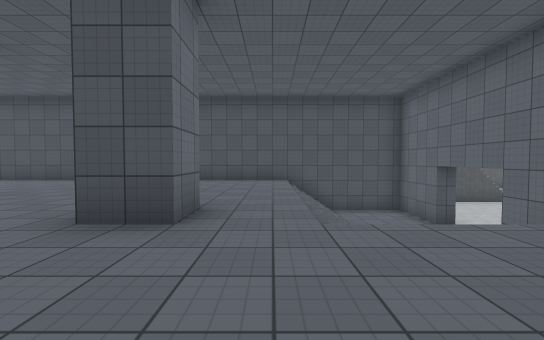
view 1 (above)

13 first-person views from a walk through a scene from a Unity 3-D project. The camera is 1.3 m above the floor, tilts 2° down and sees 90° across. The floor is counted in squares, 2 m on a side. Each view is taken from the middle of a square. On the plan, view 1 faces up. The plan holds only what a view shows up to about 9 squares ahead; the rest is blank. The place goes on beyond the plan. The player character is not drawn. Some surface patterns are stand-ins.

view 2
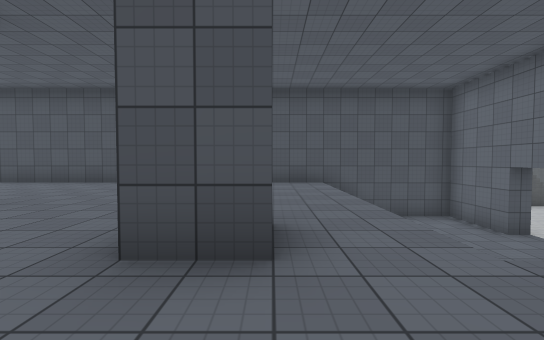

view 3
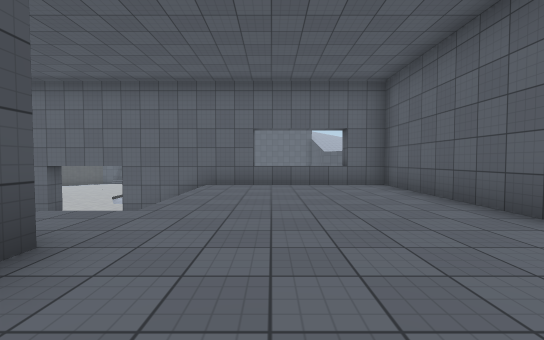

view 4
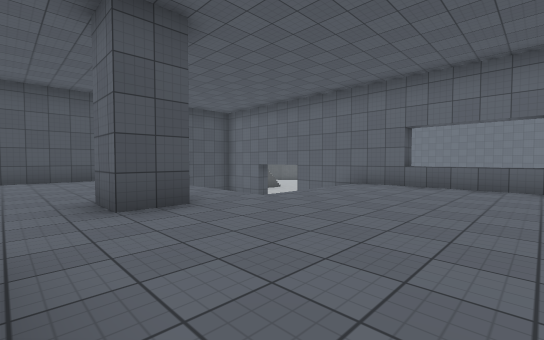

view 5
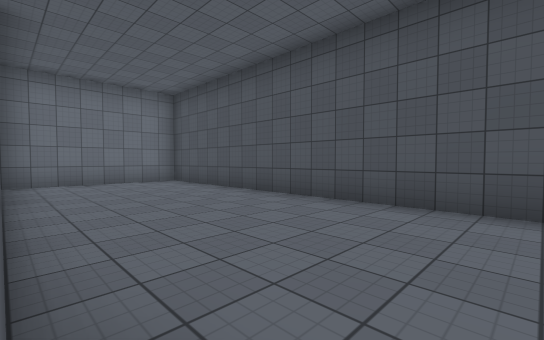

view 6
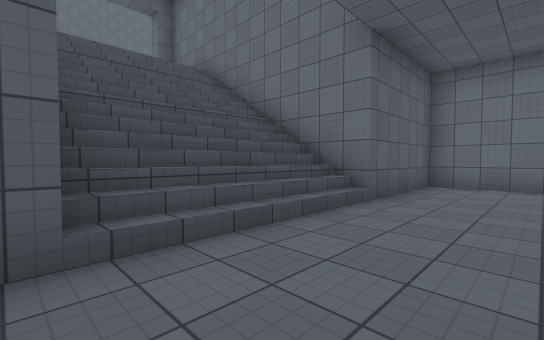

view 7
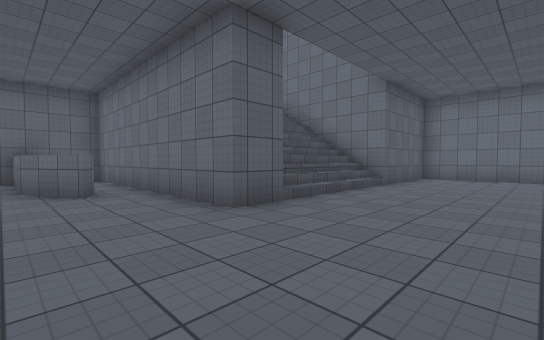

view 8
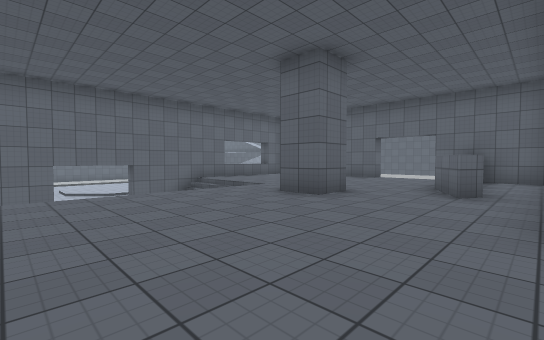

view 9
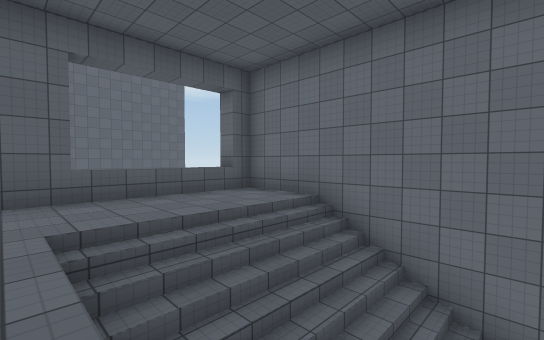

view 10
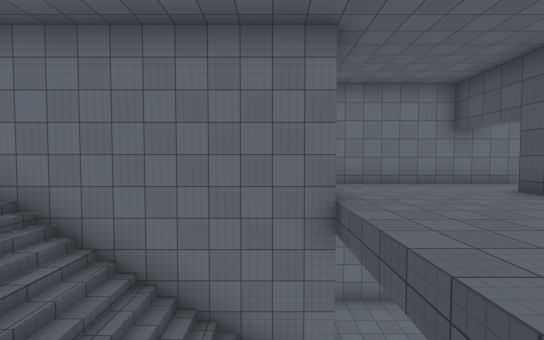

view 11
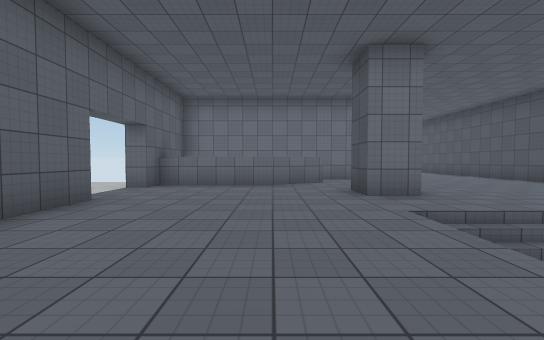

view 12
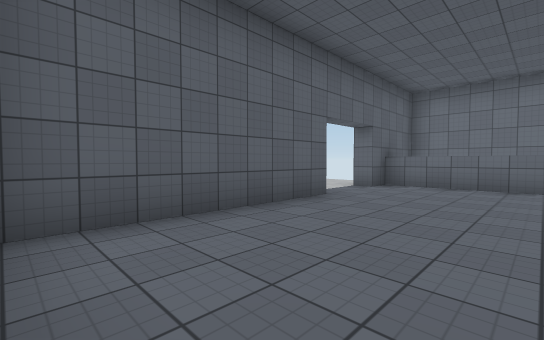

view 13
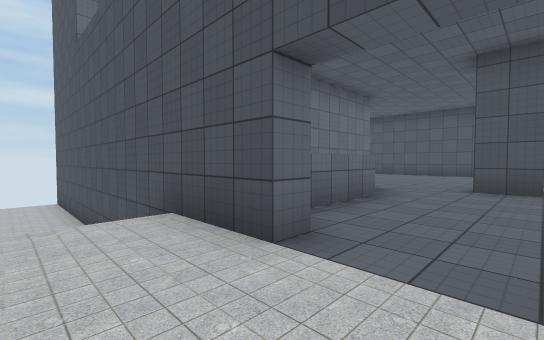

### Floor plan
Key: @ floor where view 1 was taken; # wall or solid block; . main floor; - floor 2 m lower than the main floor; : floor 6.5 m higher than the main floor; / step, stairs or slope; = window, fence, low wall or low ledge; ^ raised ledge.
Columns run from 14 left of view 1 to 7 right of it. Each row starts with its distance up from view 1.
 11 #
 10 #::
  9 #//################ --
  8 #............../--#---
  7 #............../--#--
  6 #............../ --
  5 ####//////...../
  4    #////:/...../  #
  3    #////:/...#.///#
  2    #////:/^.......#
  1    #////:/^........-
  0    #////:/^...@....-
 -1    #:::::/^........
 -2   ###===####..#####
 -3  -----    ....
 -4  -----    ....

Positions as (right, up) in squares from view 1, and headings:
1: (0, 0), facing up
2: (-1, 1), facing up
3: (-3, 1), facing right
4: (-3, -1), facing up-right
5: (-5, 5), facing up-left
6: (-6, 7), facing down-left
7: (-3, 8), facing down-left
8: (-5, 8), facing down-right
9: (-6, 3), facing down-left
10: (-6, 4), facing left
11: (4, 1), facing left
12: (4, 1), facing down-left
13: (-1, -4), facing up-left
